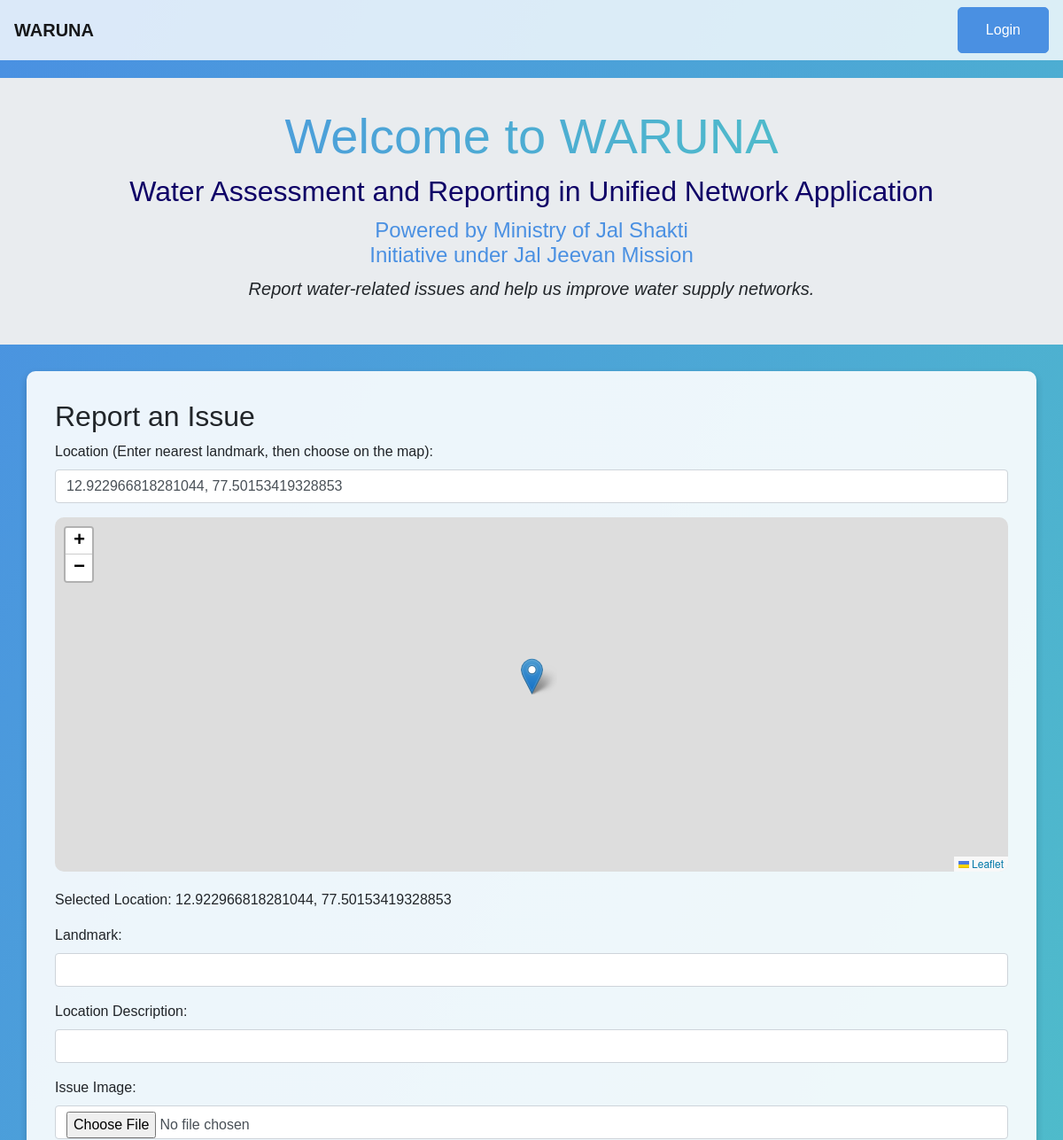
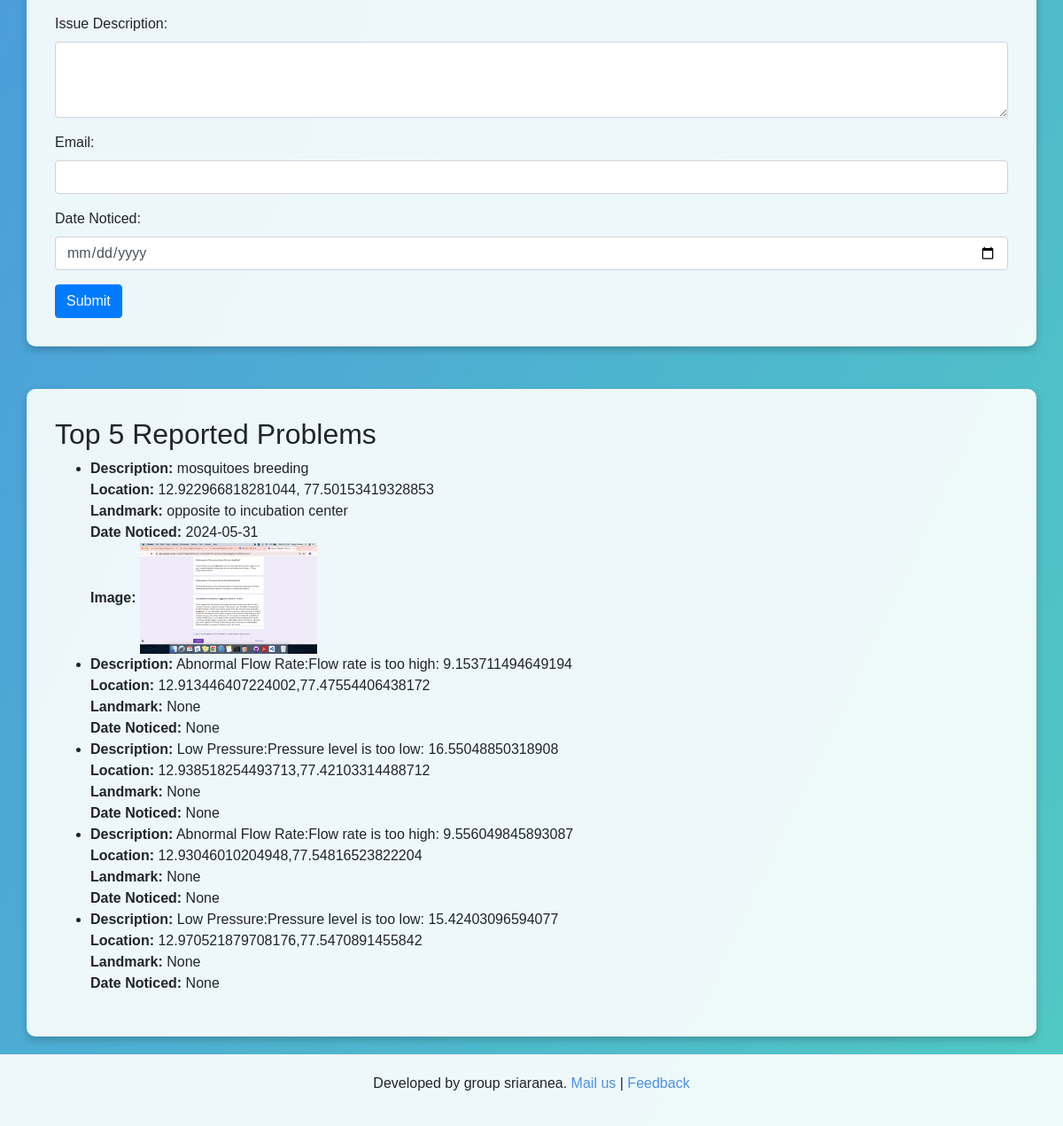
The page / on the database its author committed (2 pictures, top to bottom).
### tables this page shows
CREATE TABLE reported_problems 
                 (id INTEGER PRIMARY KEY AUTOINCREMENT, location TEXT, landmark TEXT, 
                 location_description TEXT, issue_image TEXT, issue_description TEXT, 
                 email TEXT, date TEXT, lat REAL, lng REAL, assigned_to TEXT, status TEXT);

### app.py (the view)
@app.route('/')
def index():
    conn = sqlite3.connect('waruna.db')
    c = conn.cursor()
    c.execute("SELECT * FROM reported_problems ORDER BY id DESC LIMIT 5")
    top_problems = c.fetchall()
    conn.close()
    return render_template('index.html', top_problems=top_problems)

### templates/index.html (shortened to what this page needs)
<!DOCTYPE html>
<html lang="en">
<head>
    <link rel="stylesheet" href="https://stackpath.bootstrapcdn.com/bootstrap/4.3.1/css/bootstrap.min.css">
    <link rel="stylesheet" href="https://unpkg.com/leaflet@1.7.1/dist/leaflet.css" />
</head>
<body>
    <nav class="navbar navbar-light">
        <a class="navbar-brand" href="#">WARUNA</a>
        <div class="login-box"><a class="nav-link" href="/login">Login</a></div>
    </nav>
    <div class="jumbotron">
        <h1 class="display-4">Welcome to WARUNA</h1>
        <h2>Water Assessment and Reporting in Unified Network Application</h2>
        <h6>Powered by Ministry of Jal Shakti <br> Initiative under Jal Jeevan Mission</h3>
        <p class="lead">Report water-related issues and help us improve water supply networks.</p>
    </div>
    <div class="container">
        <h2>Report an Issue</h2>
        <form action="/submit_issue" method="POST" enctype="multipart/form-data">
            <div class="form-group">
                <label for="location">Location (Enter nearest landmark, then choose on the map):</label>
                <input type="text" class="form-control" id="location" name="location"
                    placeholder="Enter nearest landmark here" required>
            </div>
            <div id="map"></div>
            <div id="selected-location" class="mt-3"></div>
            <div class="form-group mt-3">
                <label for="landmark">Landmark:</label>
                <input type="text" class="form-control" id="landmark" name="landmark">
            </div>
            <div class="form-group">
                <label for="location_description">Location Description:</label>
                <input type="text" class="form-control" id="location_description" name="location_description">
            </div>
            <div class="form-group">
                <label for="issue_image">Issue Image:</label>
                <input type="file" class="form-control" id="issue_image" name="issue_image">
            </div>
            <div class="form-group">
                <label for="issue_description">Issue Description:</label>
                <textarea class="form-control" id="issue_description" name="issue_description" rows="3"
                    required></textarea>
            </div>
            <div class="form-group">
                <label for="email">Email:</label>
                <input type="email" class="form-control" id="email" name="email" required>
            </div>
            <div class="form-group">
                <label for="date">Date Noticed:</label>
                <input type="date" class="form-control" id="date" name="date" required>
            </div>
            <button type="submit" class="btn btn-primary">Submit</button>
        </form>
    </div>
    <div class="container mt-5">
        <h2>Top 5 Reported Problems</h2>
        <ul>
            {% for problem in top_problems %}
            <li>
                <strong>Description:</strong> {{ problem[5] }}<br>
                <strong>Location:</strong> {{ problem[1] }}<br>
                <strong>Landmark:</strong> {{ problem[2] }}<br>
                <strong>Date Noticed:</strong> {{ problem[7] }}
                {% if problem[4] %}
                <br><strong>Image:</strong> <img src="{{ url_for('static', filename='images/' ~ problem[4]) }}"
                    alt="Issue Image" style="max-width: 200px;">
                {% endif %}
            </li>
            {% endfor %}
        </ul>
    </div>
    <footer>
        <p>Developed by group sriaranea. <a href="mailto:support@sriaranea.com">Mail us</a> | <a
                href="/feedback">Feedback</a></p>
    </footer>
</body>
</html>

### templates/index.html (style rules this page uses)
body, html { height: 100%; margin: 0; font-family: Arial, sans-serif; background: linear-gradient(to bottom right, #4A90E2, #50C9C3); overflow-x: hidden; }
.navbar { margin-bottom: 20px; background: rgba(255, 255, 255, 0.8); }
.navbar-brand { font-weight: bold; color: #4A90E2; }
.login-box { border: 1px solid #4A90E2; padding: 5px 15px; border-radius: 5px; background: #4A90E2; color: white; }
.login-box a { color: white; text-decoration: none; }
.jumbotron { padding: 2rem 1rem; text-align: center; margin-bottom: 30px; border-radius: 0; position: relative; overflow: hidden; }
.jumbotron h1 { margin: 0; background-image: linear-gradient(90deg, #4A90E2, #50C9C3); -webkit-background-clip: text; background-clip: text; color: transparent; animation: gradientAnimation 2s cubic-bezier(0.4, 0, 0.2, 1) infinite; }
.jumbotron h2 { color: #0e0066; margin-top: 10px; }
.jumbotron h6 { color: #4A90E2; margin-top: 10px; font-size: 1.5rem; }
.container { background: rgba(255, 255, 255, 0.9); padding: 2rem; border-radius: 10px; box-shadow: 0 4px 8px rgba(0, 0, 0, 0.2); }
#map { height: 400px; width: 100%; margin-bottom: 20px; border-radius: 10px; }
.lead { font-style: italic; animation: slideFromLeft 1s ease-out forwards; opacity: 0; transform: translateX(-100%); }
footer { background: rgba(255, 255, 255, 0.9); padding: 20px; text-align: center; margin-top: 20px; border-top: 1px solid #eaeaea; }
footer a { color: #4A90E2; text-decoration: none; }

### rows shown on the page
reported_problems: issue_description "mosquitoes breeding", location "12.922966818281044, 77.50153419328853", landmark "opposite to incubation center", date "2024-05-31", issue_image (picture)
reported_problems: issue_description "Abnormal Flow Rate:Flow rate is too high: 9.153711494649194", location "12.913446407224002,77.47554406438172", problem "None"
reported_problems: issue_description "Low Pressure:Pressure level is too low: 16.55048850318908", location "12.938518254493713,77.42103314488712", problem "None"
reported_problems: issue_description "Abnormal Flow Rate:Flow rate is too high: 9.556049845893087", location "12.93046010204948,77.54816523822204", problem "None"
reported_problems: issue_description "Low Pressure:Pressure level is too low: 15.42403096594077", location "12.970521879708176,77.5470891455842", problem "None"
